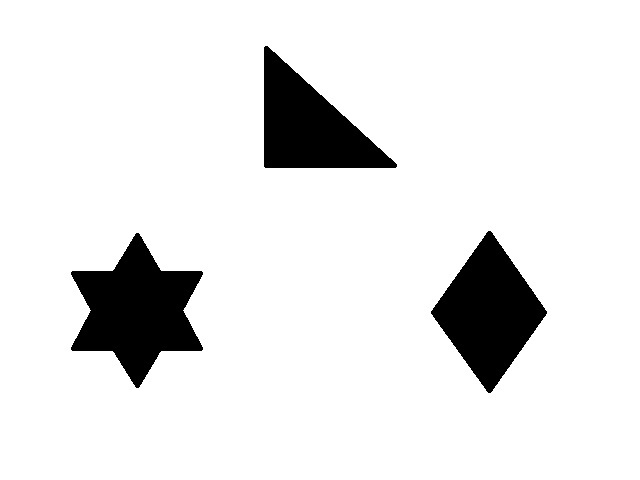
#> input picture ComputerVisionTrainneProgram/T026/Imagens/original.jpg, 640 x 480 px
$ python main.py
#> lines starting #> are read from the running program, lines starting #| are printed output that depends on the picture
import cv2 as cv
import numpy as np
from numba import njit
import random


@njit
def region_growing(img):
    # valores max e min para segmentação
    min_c = 0
    max_c = 230

    linhas, colunas = img.shape[:2]

    # matriz de seguimentação
    matriz_seg = np.zeros_like(img)

    n_objetos = 0

    for linha_ext in range(linhas):
        for coluna_ext in range(colunas):
            if matriz_seg[linha_ext, coluna_ext] == 0 and \
                    img[linha_ext, coluna_ext] < 230:
                n_objetos += 1
                matriz_seg[linha_ext, coluna_ext] = n_objetos

                # controle de crescimento
                px_atual = 0
                px_anterior = 1

                # loop até o final do crescimento da região
                while px_anterior != px_atual:
                    px_anterior = px_atual
                    px_atual = 0
                    for linha in range(linhas):
                        for coluna in range(colunas):
                            if matriz_seg[linha, coluna] == n_objetos:
                                if img[linha - 1, coluna - 1] < max_c:
                                    matriz_seg[linha - 1, coluna - 1] = n_objetos
                                    px_atual += 1
                                if img[linha - 1, coluna] < max_c:
                                    matriz_seg[linha - 1, coluna] = n_objetos
                                    px_atual += 1
                                if img[linha - 1, coluna + 1] < max_c:
                                    matriz_seg[linha - 1, coluna + 1] = n_objetos
                                    px_atual += 1
                                if img[linha, coluna - 1] < max_c:
                                    matriz_seg[linha, coluna - 1] = n_objetos
                                    px_atual += 1
                                if img[linha, coluna + 1] < max_c:
                                    matriz_seg[linha, coluna + 1] = n_objetos
                                    px_atual += 1
                                if img[linha + 1, coluna - 1] < max_c:
                                    matriz_seg[linha + 1, coluna - 1] = n_objetos
                                    px_atual += 1
                                if img[linha + 1, coluna] < max_c:
                                    matriz_seg[linha + 1, coluna] = n_objetos
                                    px_atual += 1
                                if img[linha + 1, coluna + 1] < max_c:
                                    matriz_seg[linha + 1, coluna + 1] = n_objetos
                                    px_atual += 1
    return matriz_seg, n_objetos

if __name__ == '__main__':
    # ler imagem 320x240
    img = cv.imread('Imagens/original.jpg')
#> img is the input picture: shape (480, 640, 3); min 0, max 255, mean 230.7

    # transforma para níveis de cinza
    img_grayscale = cv.cvtColor(img, cv.COLOR_BGR2GRAY)

    # Crescimento de regiões
    img_seg, n_objetos = region_growing(img_grayscale)
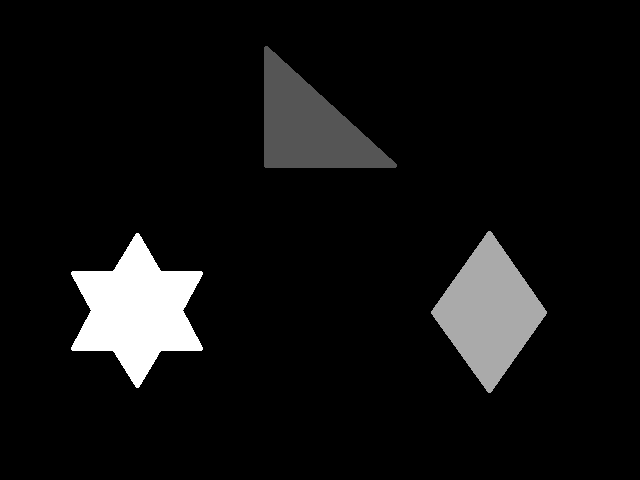
#> img_seg: shape (480, 640); min 0, max 3, mean 0.198; drawn with min black and max white
#> n_objetos = 3

    # Cria imagem RGB com marcações
    linhas, colunas = img_seg.shape[:2]
#> linhas = 480; colunas = 640
    img_edit = np.zeros([linhas, colunas, 3], np.uint8)

    # pinta cada objeto de uma cor
    for n in range(n_objetos):
        cor = lambda: random.randint(0, 255)
        img_edit[np.where(img_seg == n + 1)] = [cor(), cor(), cor()]
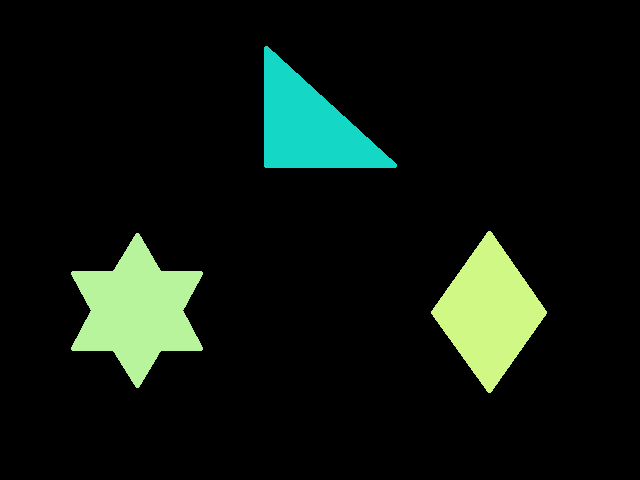
#> img_edit: shape (480, 640, 3); mean of channels 0, 1, 2 15.2, 22.6, 13.6; drawn as B, G, R

    # mostra imagem original e resuldados
    cv.imshow('Imagem original', img)
    cv.imshow('Imagem cinza', img_grayscale)
    cv.imshow('Imagem Segmentada com marcações', img_edit)
    cv.waitKey(0)
